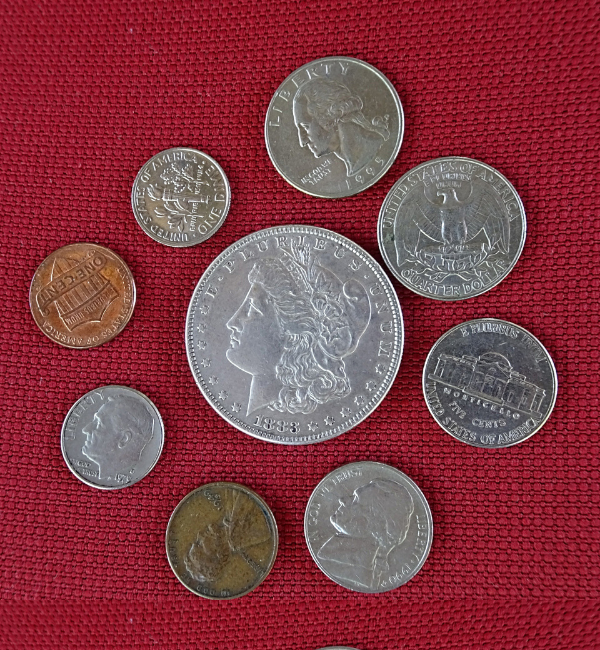
#> input picture coinex/CoinsA.png, 600 x 650 px
$ jupyter execute Untitled.ipynb   (shell and % lines are left out)
#> lines starting #> are read from the running program, lines starting #| are printed output that depends on the picture; after the words box and inside, x2 and y2 are one past the last pixel; in counts of white or black regions, pixels touching at a corner belong together
[cell 1]
import cv2
import matplotlib.pyplot as plt
import numpy as np

[cell 2]
image = cv2.imread('CoinsA.png')
#> image is the input picture: shape (650, 600, 3); mean B, G, R 68.8, 59.3, 131.9

[cell 3]
imageCopy = image.copy()
plt.imshow(image[:,:,::-1])
plt.title("Original Image")
plt.show()

[cell 4]
imageGray = cv2.cvtColor(image, cv2.COLOR_BGR2GRAY)
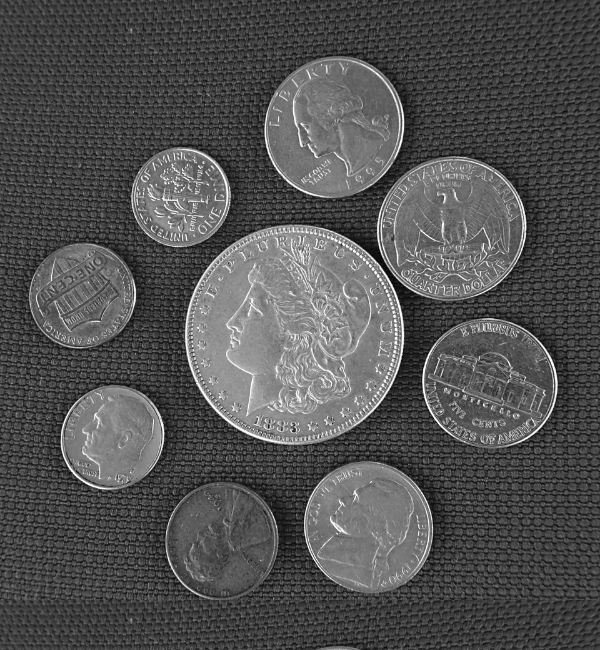
#> imageGray: shape (650, 600); min 5, max 254, mean 82.1
plt.figure(figsize=(12,12))
plt.subplot(121); plt.imshow(image[:,:,::-1]); plt.title("Original Image")
plt.subplot(122); plt.imshow(imageGray, cmap='gray'); plt.title("Grayscale Image")
plt.show()
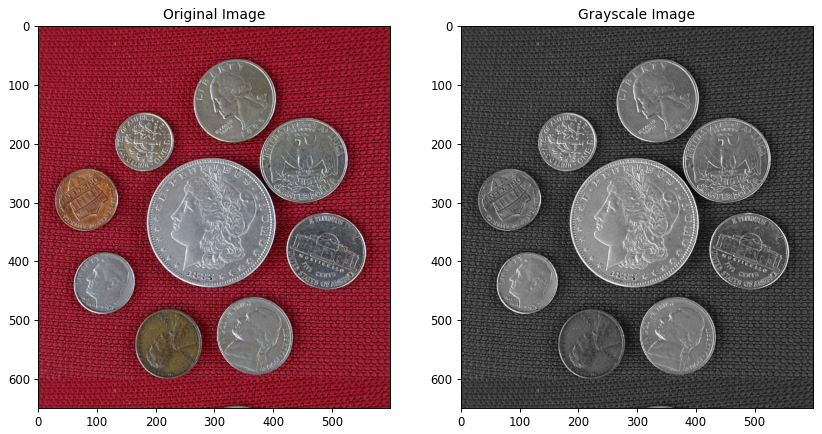
#> figure drawn by matplotlib, 2 panels

[cell 5]
imageB, imageG, imageR = cv2.split(image)
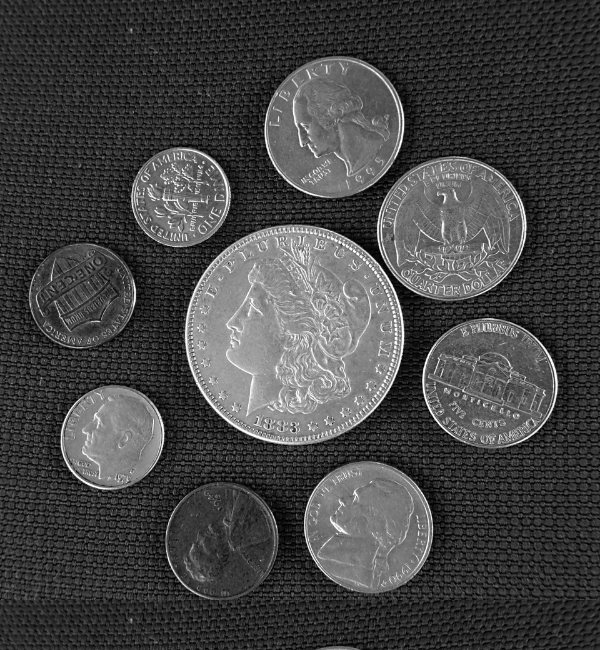
#> imageB: shape (650, 600); min 0, max 255, mean 68.8
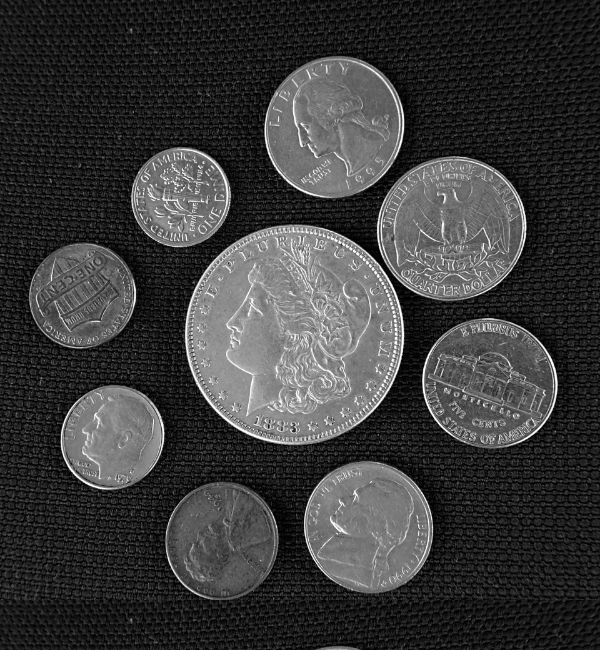
#> imageG: shape (650, 600); min 0, max 255, mean 59.3
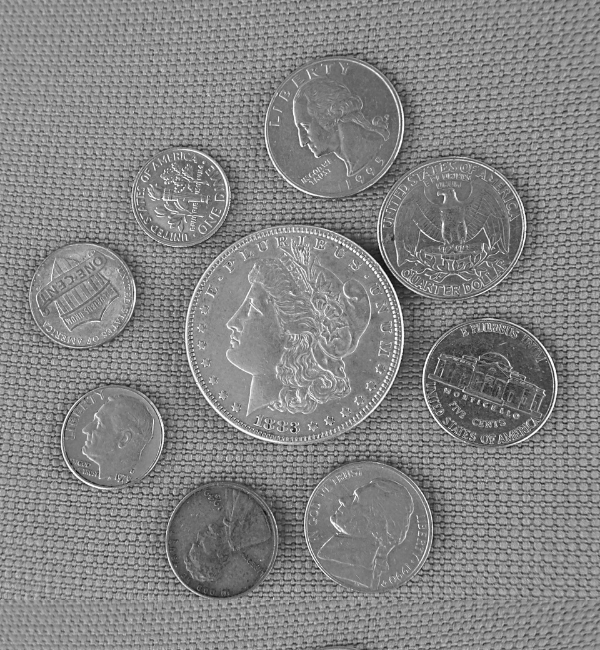
#> imageR: shape (650, 600); min 14, max 255, mean 131.9
plt.figure(figsize=(20,12))
plt.subplot(141); plt.imshow(image[:,:,::-1]); plt.title("Original Image")
plt.subplot(142); plt.imshow(imageB, cmap='gray'); plt.title("Blue Channel")
plt.subplot(143); plt.imshow(imageG, cmap='gray'); plt.title("Green Channel")
plt.subplot(144); plt.imshow(imageR, cmap='gray'); plt.title("Red Channel")
plt.show()

[cell 6]
_, imageThresh = cv2.threshold(imageG, 20 , 255, cv2.THRESH_BINARY_INV)
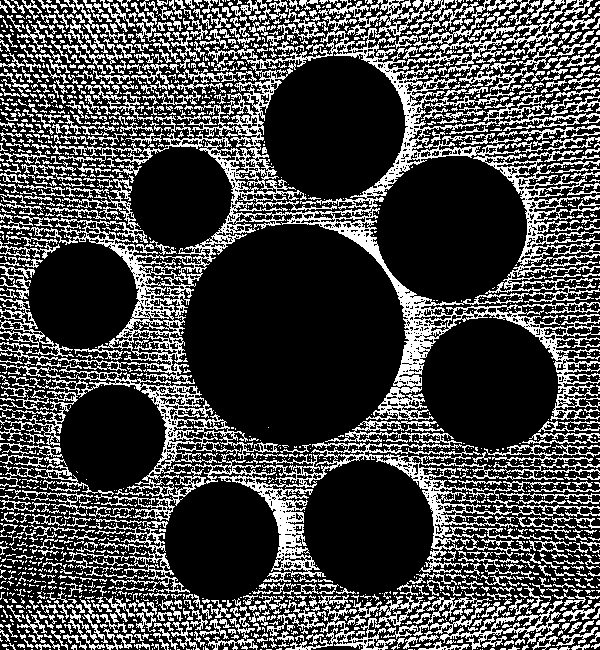
#> imageThresh: shape (650, 600); 27.8% white in thin lines or dots
plt.imshow(imageThresh, cmap='gray')
plt.title("Thresholded Image")
plt.show()

[cell 7]
kernel = cv2.getStructuringElement(cv2.MORPH_ELLIPSE, (5,5))
imageDilated1 = cv2.dilate(imageThresh, kernel, iterations=1)
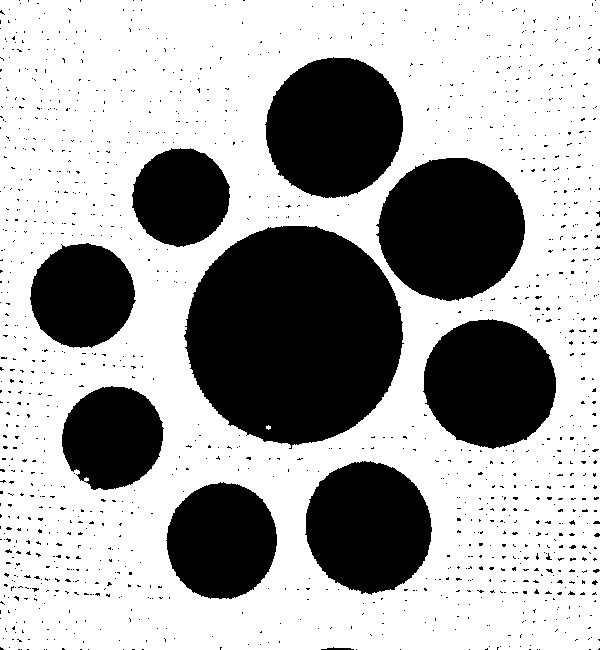
#> imageDilated1: shape (650, 600); 65.9% white; 1272 black regions (1262 under 20 px), largest, box (x1, y1, x2, y2) and area: (184, 226, 404, 449) 37106, (376, 158, 525, 301) 16293, (265, 57, 403, 198) 15065
imageDilated2 = cv2.dilate(imageThresh, kernel, iterations=2)
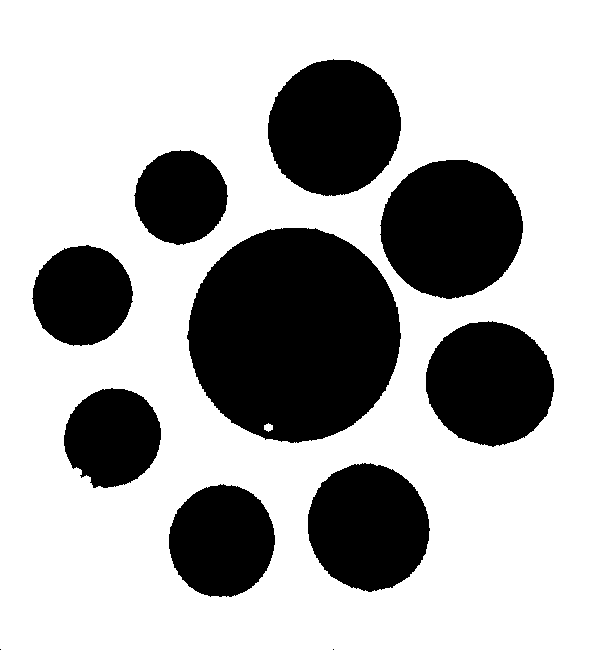
#> imageDilated2: shape (650, 600); 69% white; 11 black regions (2 under 20 px), largest, box (x1, y1, x2, y2) and area: (187, 228, 401, 443) 35626, (380, 160, 523, 299) 15355, (268, 59, 401, 196) 14167

[cell 8]
plt.figure(figsize=(12,6))
plt.subplot(121); plt.imshow(imageDilated1, cmap='gray'); plt.title("Dilated Image - 1 Iteration")
plt.subplot(122); plt.imshow(imageDilated2, cmap='gray'); plt.title("Dilated Image - 2 Iterations")
plt.show()

[cell 9]
plt.figure(figsize=(15,10))
plt.subplot(231); plt.imshow(image[:,:,::-1]); plt.title("Original")
plt.subplot(232); plt.imshow(imageG, cmap='gray'); plt.title("Grayscale")
plt.subplot(233); plt.imshow(imageThresh, cmap='gray'); plt.title("Thresholded")
plt.subplot(234); plt.imshow(imageDilated1, cmap='gray'); plt.title("Dilated x1")
plt.subplot(235); plt.imshow(imageDilated2, cmap='gray'); plt.title("Dilated x2")
plt.tight_layout()
plt.show()

[cell 10]
kernel = cv2.getStructuringElement(cv2.MORPH_ELLIPSE, (8, 8))

[cell 11]
imageEroded = cv2.erode(imageDilated2, kernel, iterations=1)
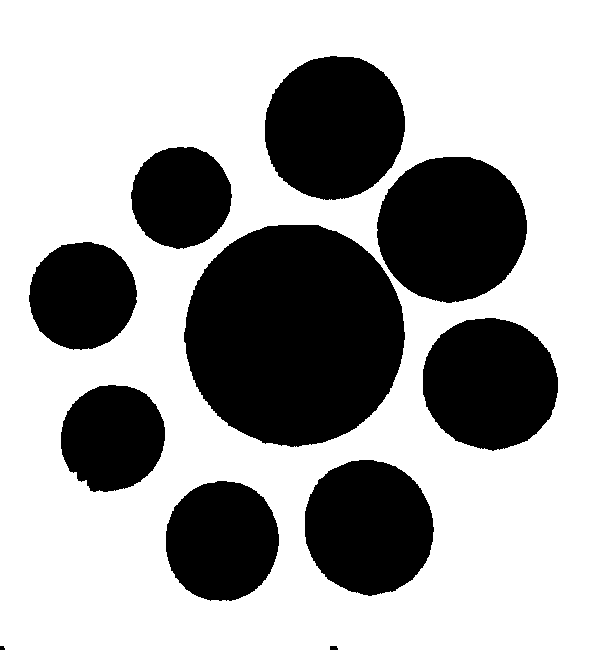
#> imageEroded: shape (650, 600); 65.2% white; 11 black regions (1 under 20 px), largest, box (x1, y1, x2, y2) and area: (184, 225, 405, 447) 38404, (377, 157, 527, 303) 17150, (265, 56, 405, 200) 15892
plt.imshow(imageEroded, cmap='gray')
plt.title("Eroded Image")
plt.show()

[cell 12]
# Set up the SimpleBlobdetector with default parameters.
params = cv2.SimpleBlobDetector_Params()

params.blobColor = 0

params.minDistBetweenBlobs = 2

# Filter by Area.
params.filterByArea = False

# Filter by Circularity
params.filterByCircularity = True
params.minCircularity = 0.8

# Filter by Convexity
params.filterByConvexity = True
params.minConvexity = 0.8

# Filter by Inertia
params.filterByInertia =True
params.minInertiaRatio = 0.8

[cell 13]
# Create SimpleBlobDetector
detector = cv2.SimpleBlobDetector_create(params)

[cell 14]
keypoints = detector.detect(imageEroded)
#> keypoints = 9 keypoints; (x, y, size): (294, 334, 222.1), (451, 228, 148.9), (334, 127, 143), (490, 383, 134.8), (368, 527, 133), (222, 541, 118.1), (82, 295, 108.4), (112, 437, 105.9), (181, 197, 101.7)

[cell 15]
print(f"Number of coins detected: {len(keypoints)}")
#| Number of coins detected: 9
